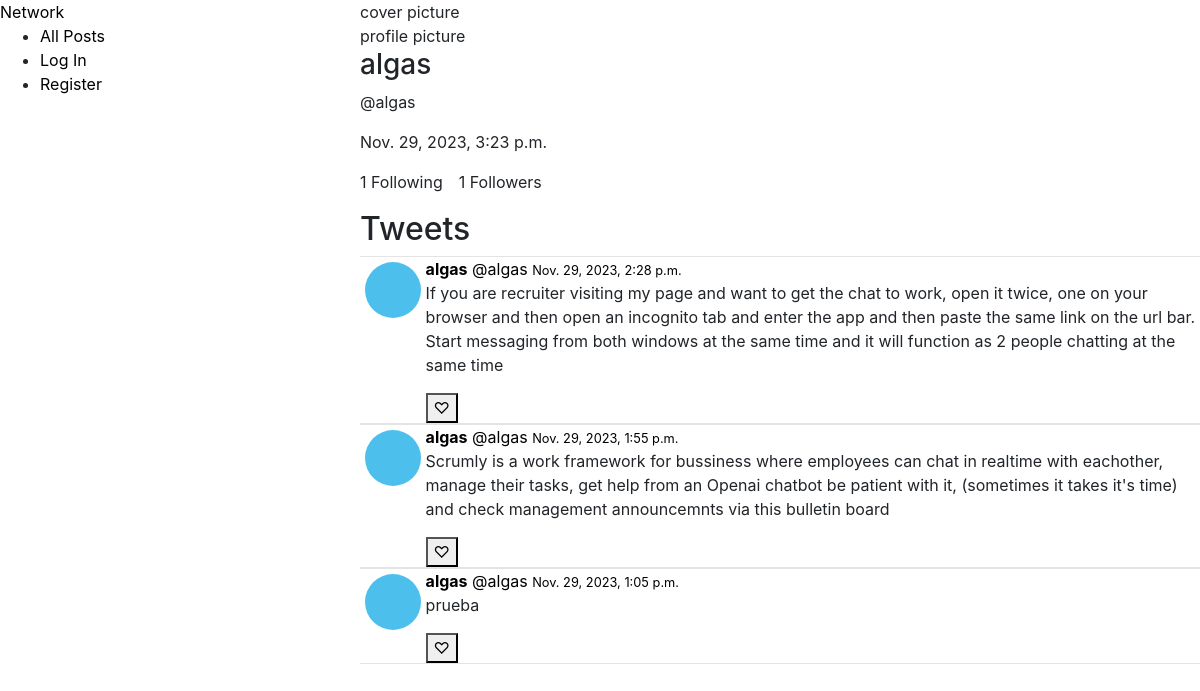
The page /profile/1 on the database as committed earlier.
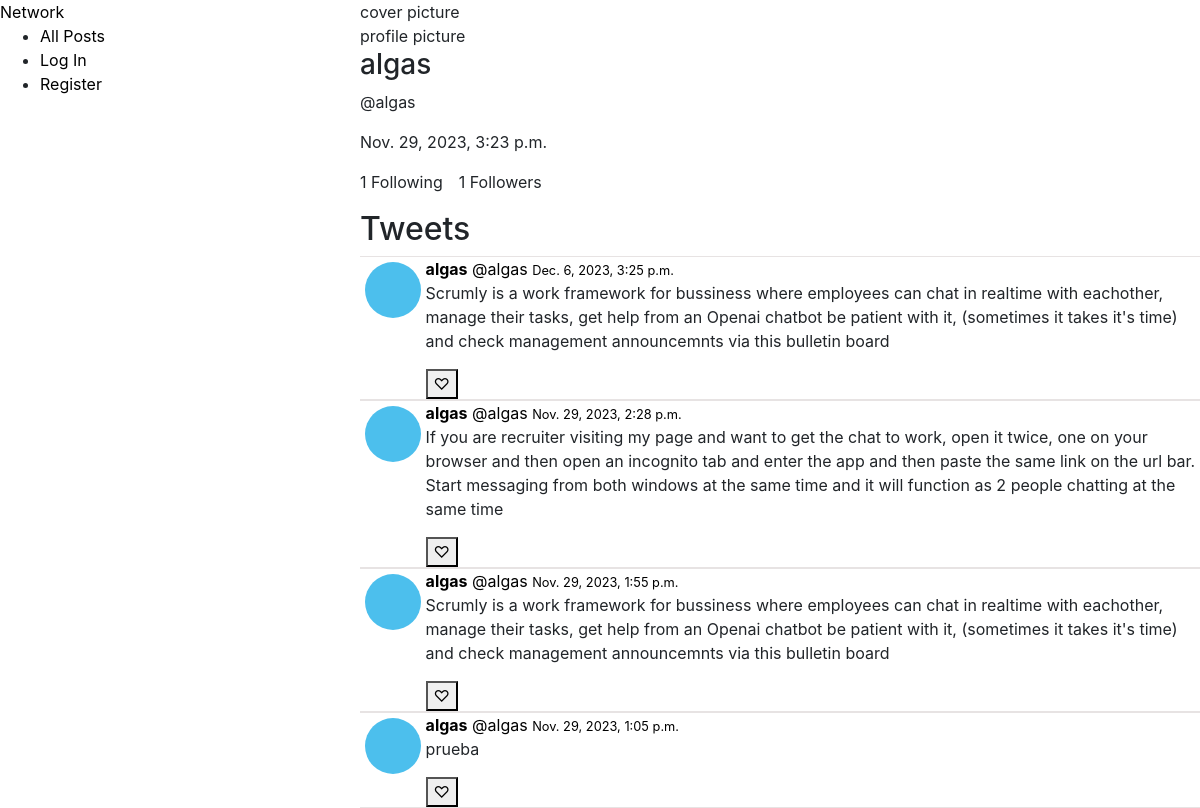
The same page on the database as committed later.
### network/models.py (models this page shows, shortened)
class Tweets(models.Model):
    user = models.ForeignKey(User,
                             on_delete=models.CASCADE,
                                null=True,
                                blank=True)
    body = models.CharField(max_length=280)
    created_at = models.DateTimeField(default=datetime.now, blank=True)
    likes = models.IntegerField(default=0)

class User(AbstractUser):
    created_at = models.DateTimeField(default=datetime.now)
    description =  models.TextField(blank=True)

### network/views.py (the view)
# urls.py: path("profile/<int:id>", views.profile,name="profile"),
def profile(request,id):
    profile = get_object_or_404(User, id=id)
    tweets = Tweets.objects.filter(user=profile).order_by('-created_at')
    following = Follow.objects.filter(follower=profile)
    followers = Follow.objects.filter(followed=profile)
    try:
        checkFollow = followers.filter(follower=User.objects.get(pk=request.user.id))
        if len(checkFollow)!=0:
            isFollowing = True
        else:
            isFollowing = False
    except:
        isFollowing = False
    return render(request, "network/profile.html",{
        'profile':profile,
        'tweets':tweets,
        'following':following,
        'followers':followers,
        'isFollowing':isFollowing
        })

### network/templates/network/profile.html (shortened to what this page needs)
{% extends "network/layout.html" %}
{% block body %}
{% load static %}
<div>
    <div>
        <div>
            cover picture
        </div>
        <div>
            profile picture
        </div>
    </div>
    <div>
        <h3>{{profile.username}}</h3>
        <span>@{{profile.username}}</span>
        <p>{{profile.created_at}}</p>
        <div class="tw-follow-display">
            <p>{{following.count}}<span> Following</span></p>
            <p>{{followers.count}}<span> Followers</span></p>
        </div>
    </div>
</div>
<h2>Tweets</h2>
{% for tweet in tweets %}
<div class="tw-tweet">
    <div class="tw-container-pic">
        <div class="tw-card-pic">
        </div>
    </div>
    <div>
        <a href="#">
            <strong>{{tweet.user}}</strong>
            <span>@{{tweet.user}}</span>
            <small>{{tweet.created_at}}</small>
        </a>
        <div>
            <p>{{tweet.body}}</p>
        </div>
        <div>
            <button>♡</button>
        </div>
    </div>
</div>
{% endfor %}
{% endblock %}

Rows that differ between the two databases and show on the page:
added Tweets: user "algas", created_at "Dec. 6, 2023, 3:25 p.m.", body "Scrumly is a work framework for bussiness where employees can chat in realtime with eachother, manage their tasks, get help from an Openai chatbot be patient with it, (sometimes it takes it's time) and check management announcemnts via this bulletin board"
